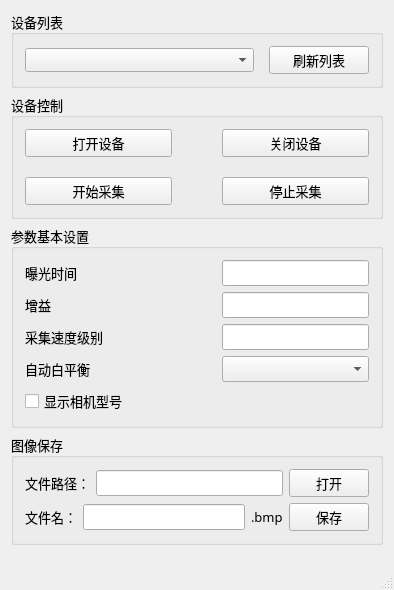
<?xml version="1.0" encoding="UTF-8"?>
<ui version="4.0">
 <class>dahengTwoCams_qt_vsClass</class>
 <widget class="QMainWindow" name="dahengTwoCams_qt_vsClass">
  <property name="geometry">
   <rect>
    <x>0</x>
    <y>0</y>
    <width>394</width>
    <height>586</height>
   </rect>
  </property>
  <property name="sizePolicy">
   <sizepolicy hsizetype="Expanding" vsizetype="Expanding">
    <horstretch>0</horstretch>
    <verstretch>0</verstretch>
   </sizepolicy>
  </property>
  <property name="windowTitle">
   <string>dahengTwoCams_qt_vs</string>
  </property>
  <widget class="QWidget" name="centralWidget">
   <layout class="QVBoxLayout" name="verticalLayout_4">
    <item>
     <layout class="QVBoxLayout" name="verticalLayout_3">
      <item>
       <widget class="QGroupBox" name="groupBox">
        <property name="sizePolicy">
         <sizepolicy hsizetype="Preferred" vsizetype="Preferred">
          <horstretch>0</horstretch>
          <verstretch>1</verstretch>
         </sizepolicy>
        </property>
        <property name="font">
         <font>
          <family>3ds</family>
          <pointsize>10</pointsize>
         </font>
        </property>
        <property name="title">
         <string>设备列表</string>
        </property>
        <layout class="QGridLayout" name="gridLayout_4">
         <item row="0" column="0">
          <layout class="QHBoxLayout" name="horizontalLayout_2">
           <property name="spacing">
            <number>15</number>
           </property>
           <item>
            <widget class="QComboBox" name="cB_DeviceList">
             <property name="font">
              <font>
               <family>3ds</family>
               <pointsize>8</pointsize>
              </font>
             </property>
            </widget>
           </item>
           <item>
            <widget class="QPushButton" name="pB_refreshDeviceList">
             <property name="maximumSize">
              <size>
               <width>100</width>
               <height>16777215</height>
              </size>
             </property>
             <property name="text">
              <string>刷新列表</string>
             </property>
            </widget>
           </item>
          </layout>
         </item>
        </layout>
       </widget>
      </item>
      <item>
       <widget class="QGroupBox" name="groupBox_2">
        <property name="sizePolicy">
         <sizepolicy hsizetype="Preferred" vsizetype="Preferred">
          <horstretch>0</horstretch>
          <verstretch>1</verstretch>
         </sizepolicy>
        </property>
        <property name="font">
         <font>
          <family>3ds</family>
          <pointsize>10</pointsize>
         </font>
        </property>
        <property name="title">
         <string>设备控制</string>
        </property>
        <layout class="QGridLayout" name="gridLayout_3">
         <item row="0" column="0">
          <layout class="QGridLayout" name="gridLayout">
           <property name="horizontalSpacing">
            <number>50</number>
           </property>
           <property name="verticalSpacing">
            <number>20</number>
           </property>
           <item row="0" column="0">
            <widget class="QPushButton" name="pB_OpenDevice">
             <property name="text">
              <string>打开设备</string>
             </property>
            </widget>
           </item>
           <item row="0" column="1">
            <widget class="QPushButton" name="pB_CloseDevice">
             <property name="text">
              <string>关闭设备</string>
             </property>
            </widget>
           </item>
           <item row="1" column="0">
            <widget class="QPushButton" name="pB_StartCapture">
             <property name="text">
              <string>开始采集</string>
             </property>
            </widget>
           </item>
           <item row="1" column="1">
            <widget class="QPushButton" name="pB_StopCapture">
             <property name="text">
              <string>停止采集</string>
             </property>
            </widget>
           </item>
          </layout>
         </item>
        </layout>
       </widget>
      </item>
      <item>
       <widget class="QGroupBox" name="groupBox_3">
        <property name="sizePolicy">
         <sizepolicy hsizetype="Expanding" vsizetype="Expanding">
          <horstretch>0</horstretch>
          <verstretch>1</verstretch>
         </sizepolicy>
        </property>
        <property name="font">
         <font>
          <family>3ds</family>
          <pointsize>10</pointsize>
         </font>
        </property>
        <property name="title">
         <string>参数基本设置</string>
        </property>
        <layout class="QGridLayout" name="gridLayout_5">
         <item row="0" column="0">
          <layout class="QVBoxLayout" name="verticalLayout">
           <item>
            <layout class="QGridLayout" name="gridLayout_2">
             <item row="0" column="0">
              <widget class="QLabel" name="lB_Static_ShutterTime">
               <property name="text">
                <string>曝光时间                                         </string>
               </property>
              </widget>
             </item>
             <item row="0" column="1">
              <widget class="QLineEdit" name="lE_Shutter"/>
             </item>
             <item row="1" column="0">
              <widget class="QLabel" name="lB_Static_Gain">
               <property name="text">
                <string>增益</string>
               </property>
              </widget>
             </item>
             <item row="1" column="1">
              <widget class="QLineEdit" name="lE_Gain"/>
             </item>
             <item row="2" column="0">
              <widget class="QLabel" name="lB_Static_CaptureSpeed">
               <property name="text">
                <string>采集速度级别</string>
               </property>
              </widget>
             </item>
             <item row="2" column="1">
              <widget class="QLineEdit" name="lE_CaptureSpeed"/>
             </item>
             <item row="3" column="0">
              <widget class="QLabel" name="lB_Static_BalanceWhiteAuto">
               <property name="text">
                <string>自动白平衡</string>
               </property>
              </widget>
             </item>
             <item row="3" column="1">
              <widget class="QComboBox" name="cB_BalanceWhiteAuto"/>
             </item>
            </layout>
           </item>
           <item>
            <widget class="QCheckBox" name="ckB_ShowDeviceSN">
             <property name="text">
              <string>显示相机型号</string>
             </property>
            </widget>
           </item>
          </layout>
         </item>
        </layout>
       </widget>
      </item>
      <item>
       <widget class="QGroupBox" name="groupBox_5">
        <property name="sizePolicy">
         <sizepolicy hsizetype="Expanding" vsizetype="Expanding">
          <horstretch>0</horstretch>
          <verstretch>1</verstretch>
         </sizepolicy>
        </property>
        <property name="font">
         <font>
          <family>3ds</family>
          <pointsize>10</pointsize>
         </font>
        </property>
        <property name="title">
         <string>图像保存</string>
        </property>
        <layout class="QVBoxLayout" name="verticalLayout_2">
         <item>
          <layout class="QHBoxLayout" name="horizontalLayout_3">
           <item>
            <widget class="QLabel" name="label_11">
             <property name="font">
              <font>
               <family>3ds</family>
               <pointsize>10</pointsize>
              </font>
             </property>
             <property name="text">
              <string>文件路径：</string>
             </property>
            </widget>
           </item>
           <item>
            <widget class="QLineEdit" name="lE_ImageFilePath">
             <property name="font">
              <font>
               <family>3ds</family>
               <pointsize>10</pointsize>
              </font>
             </property>
            </widget>
           </item>
           <item>
            <widget class="QPushButton" name="btn_openFilePath">
             <property name="font">
              <font>
               <family>3ds</family>
               <pointsize>10</pointsize>
              </font>
             </property>
             <property name="text">
              <string>打开</string>
             </property>
            </widget>
           </item>
          </layout>
         </item>
         <item>
          <layout class="QHBoxLayout" name="horizontalLayout">
           <item>
            <widget class="QLabel" name="label_10">
             <property name="font">
              <font>
               <family>3ds</family>
               <pointsize>10</pointsize>
              </font>
             </property>
             <property name="text">
              <string>文件名：</string>
             </property>
            </widget>
           </item>
           <item>
            <widget class="QLineEdit" name="lE_ImageName">
             <property name="font">
              <font>
               <family>3ds</family>
               <pointsize>10</pointsize>
              </font>
             </property>
            </widget>
           </item>
           <item>
            <widget class="QLabel" name="label_5">
             <property name="text">
              <string>.bmp</string>
             </property>
            </widget>
           </item>
           <item>
            <widget class="QPushButton" name="pB_SaveImage">
             <property name="font">
              <font>
               <family>3ds</family>
               <pointsize>10</pointsize>
              </font>
             </property>
             <property name="text">
              <string>保存</string>
             </property>
            </widget>
           </item>
          </layout>
         </item>
        </layout>
       </widget>
      </item>
     </layout>
    </item>
    <item>
     <widget class="CGXBitmap" name="bitMap_LCam" native="true">
      <property name="sizePolicy">
       <sizepolicy hsizetype="Expanding" vsizetype="Expanding">
        <horstretch>1</horstretch>
        <verstretch>5</verstretch>
       </sizepolicy>
      </property>
     </widget>
    </item>
    <item>
     <widget class="CGXBitmap" name="bitMap_RCam" native="true">
      <property name="sizePolicy">
       <sizepolicy hsizetype="Expanding" vsizetype="Expanding">
        <horstretch>1</horstretch>
        <verstretch>5</verstretch>
       </sizepolicy>
      </property>
     </widget>
    </item>
   </layout>
  </widget>
  <widget class="QStatusBar" name="statusBar"/>
 </widget>
 <layoutdefault spacing="6" margin="11"/>
 <customwidgets>
  <customwidget>
   <class>CGXBitmap</class>
   <extends>QWidget</extends>
   <header>cgxbitmap.h</header>
   <container>1</container>
  </customwidget>
 </customwidgets>
 <resources/>
 <connections/>
</ui>
